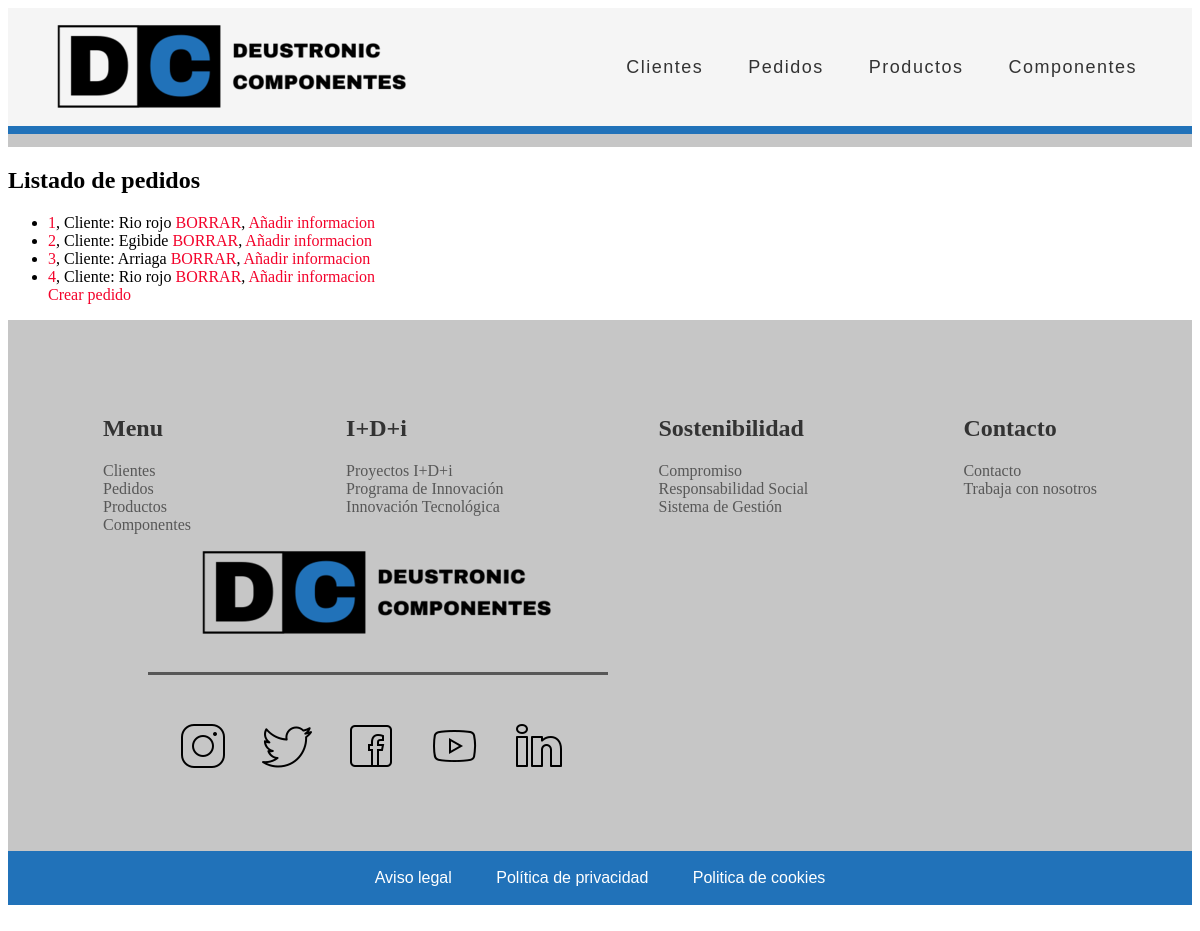
The page /appGestionPedidos/pedido/list on the database as committed earlier.
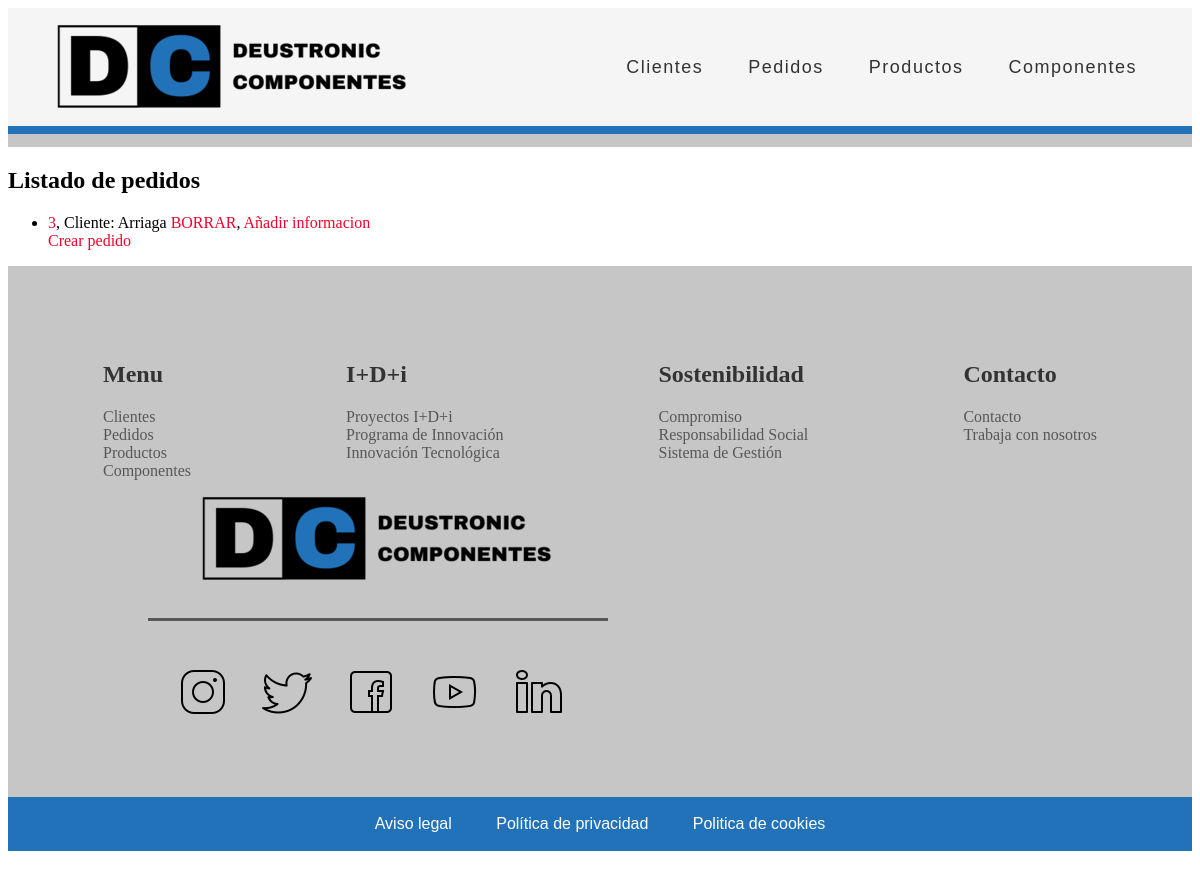
The same page on the database as committed later.
### appGestionPedidos/models.py (models this page shows, shortened)
class Pedido(models.Model):
    referencia = models.IntegerField(unique=True)
    producto = models.ManyToManyField(Producto, through="ProductoPedido")
    fecha = models.DateField()
    cliente = models.ForeignKey(Cliente, on_delete=models.CASCADE)
    precioTotal = models.FloatField(blank=True, null=True)

class Cliente(models.Model):
    CIF = models.CharField(max_length=9, unique=True)
    nombreEmpresa = models.CharField(max_length=16)
    direccion = models.CharField(max_length=60)
    datosContacto = models.CharField(max_length=60)

### appGestionPedidos/views.py (the view)
# urls.py: path('pedido/list', views.PedidoListView.as_view(), name='pedido'),
class PedidoListView(ListView):
    model = Pedido

### appGestionPedidos/templates/appGestionPedidos/pedido_list.html (shortened to what this page needs)
{% extends "base.html" %}
{% block contenido %}
    <h2>Listado de pedidos</h2>
    {% if pedido_list %}
        <ul>
        {% for pedido in pedido_list %}
            <li>
                <a href="/appGestionPedidos/pedido_list/{{ pedido.id }}">{{ pedido.id }}</a>, Cliente: {{ pedido.cliente.nombreEmpresa }}
                <a href="/appGestionPedidos/eliminar-pedido/{{ pedido.id }}">BORRAR</a>,
                <a href="/appGestionPedidos/productoPedido/create">Añadir informacion</a>
            </li>
        {% endfor %}
        <a href="/appGestionPedidos/pedido/create">Crear pedido</a>
        </ul>
    {% else %}
    <p>No hay pedidos creados.</p>
    <a href="/appGestionPedidos/pedido/create">Crear pedido</a>
    {% endif %}
{% endblock %}

### appGestionPedidos/templates/base.html (shortened to what this page needs)
{% load static %}
<!DOCTYPE html>
<html lang="en">
    <head>
        <link rel="stylesheet" href="{% static 'CSS/estilos.css' %}">
    </head>
    <body>
        <header class="header">
            <div class="header_container">
                <div class="header_logo">
                    <a href="Proyecto_IW\appGestionPedidos\templates\appGestionPedidos\cliente_list.html"><img src="{% static 'imagenes\Logotipo.png' %}" alt="logo de la compañia"></a>
                </div>
                <nav class="header_navigation">
                    <ul>
                        <li><a href="/appGestionPedidos">Clientes</a></li>
                        <li><a href="/appGestionPedidos/pedido/list">Pedidos</a></li>
                        <li><a href="/appGestionPedidos/producto/list">Productos</a></li>
                        <li><a href="/appGestionPedidos/componente/list">Componentes</a></li>
                    </ul>
                </nav>
            </div>
            <div class="header_line">
                <div class="header_line_blue"></div>
                <div class="header_line_grey"></div>
            </div>
        </header>
        <main>
            {% block contenido %}{% endblock %}
        </main>
        <footer class="footer">
            <div class="footer_container">
                <div class="footer_top">
                    <div class="footer_top_container">
                        <div class="footer_top_cc">
                            <div class="footer_top_c">
                                <h2>Menu</h2>
                                <li><a href="/appGestionPedidos">Clientes</a></li>
                                <li><a href="/appGestionPedidos/pedido/list">Pedidos</a></li>
                                <li><a href="/appGestionPedidos/producto/list">Productos</a></li>
                                <li><a href="/appGestionPedidos/componente/list">Componentes</a></li>
                            </div>
                            <div class="footer_top_c">
                                <h2>I+D+i</h2>
                                <li><a href="https://www.google.es/" target="_blank">Proyectos I+D+i</a></li>
                                <li><a href="https://www.google.es/" target="_blank">Programa de Innovación</a></li>
                                <li><a href="https://www.google.es/" target="_blank">Innovación Tecnológica</a></li>
                            </div>
                            <div class="footer_top_c">
                                <h2>Sostenibilidad</h2>
                                <li><a href="https://www.google.es/" target="_blank">Compromiso</a></li>
                                <li><a href="https://www.google.es/" target="_blank">Responsabilidad Social</a></li>
                                <li><a href="https://www.google.es/" target="_blank">Sistema de Gestión</a></li>
                            </div>
                            <div class="footer_top_c">
                                <h2>Contacto</h2>
                                <li><a href="https://www.google.es/" target="_blank">Contacto</a></li>
                                <li><a href="https://www.google.es/">Trabaja con nosotros</a></li>
                            </div>
                            <div class="footer_top_c_right">
                                <div class="footer_logo">
                                    <a href="Proyecto_IW\appGestionPedidos\templates\appGestionPedidos\cliente_list.html"><img src="{% static 'imagenes\Logotipo.png' %}" alt="logo de la compañia en blanco y negro"></a>
                                </div>
                                <div class="footer_top_line"></div>
                                <div class="footer_top_SM">
                                    <ul>
                                        <li><a href="https://www.instagram.com/"><img src="{% static 'imagenes\icons8-instagram-50.png' %}" alt="Instagram icon"></a></li>
                                        <li><a href="https://twitter.com/"><img src="{% static 'imagenes\icons8-twitter-50.png' %}" alt="Twitter icon"></a></li>
                                        <li><a href="https://www.facebook.com/"><img src="{% static 'imagenes\icons8-facebook-50.png' %}" alt="Facebook icon"></a></li>
                                        <li><a href="https://www.youtube.com/"><img src="{% static 'imagenes\icons8-youtube-play-50.png' %}" alt="YouTube icon"></a></li>
                                        <li><a href="https://www.linkedin.com/"><img src="{% static 'imagenes\icons8-linkedin-50.png' %}" alt="LinkedIn icon"></a></li>
                                    </ul>
                                </div>
                            </div>
                        </div>
                    </div>
                </div>
                <div class="footer_bottom">
                    <ul>
                        <li><a href="https://www.google.es/" target="_blank">Aviso legal</a></li>
                        <li><a href="https://www.google.es/" target="_blank">Política de privacidad</a></li>
                        <li><a href="https://www.google.es/" target="_blank">Politica de cookies</a></li>
                    </ul>
                </div>
            </div>
        </footer>
    </body>
</html>

### appGestionPedidos/static/CSS/estilos.css (style rules this page uses)
a:link, a:visited { color: rgb(243, 3, 43); text-decoration: none; }
header { background-color: whitesmoke; color: #333; }
.header_container { display: flex; justify-content: space-between; align-items: center; }
.header_logo a { padding-left: 45px; }
.header_line_blue { background-color: #2172b9; height: 8px; }
.header_line_grey { background-color: #c6c6c6; height: 13px; }
.header_navigation ul { margin-right: 35px; padding: 0; list-style: none; font-family: sans-serif; font-size: large; justify-content: space-between; }
.header_navigation ul li { display: inline-block; }
.header_navigation ul li a { display: block; padding: 10px 20px; transition: all 0.4s linear; border-radius: 5px; cursor: pointer; color: #333; letter-spacing: 1.5px; }
.header a { text-decoration: none; }
.footer a { color: #575757 }
.footer_top { padding: 30px 0; background-color: #c6c6c6; color: #333; }
.footer_top_container { padding: 0px 65px; max-width: 1600px; margin: auto; }
.footer_top_cc { display: flex; flex-wrap: wrap; justify-content: space-between; }
.footer_top_c { width: auto; padding: 0 30px; padding-top: 45px; align-items: center; list-style: none; }
.footer_top_c_right { padding-left: 75px; padding-right: 15px; width: 460px; align-items: center; }
.footer_logo a { padding-left: 50px; }
.footer_top_line { margin-top: 20px; background-color: #575757; height: 3px; }
.footer_top_SM ul { list-style: none; justify-content: space-between; align-items: center; padding: 15px; }
.footer_top_SM ul li { display: inline-block; padding: 15px; }
.footer_bottom { background-color: #2172b9; display: flex; justify-content: center; }
.footer_bottom ul { padding: 0; list-style: none; font-family: Arial, Helvetica, sans-serif; font-size: medium; justify-content: space-between; }
.footer_bottom ul li { display: inline-block; }
.footer_bottom ul li a { display: block; padding: 2px 20px; cursor: pointer; color: white; }

Rows that differ between the two databases and show on the page:
removed Pedido: id "1", cliente.nombreEmpresa "Rio rojo"
removed Pedido: id "2", cliente.nombreEmpresa "Egibide"
removed Pedido: id "4", cliente.nombreEmpresa "Rio rojo"
